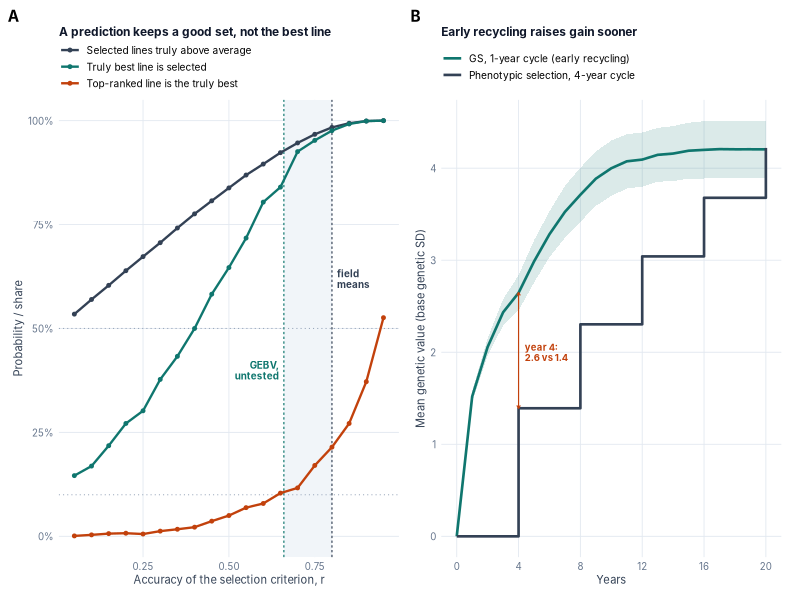
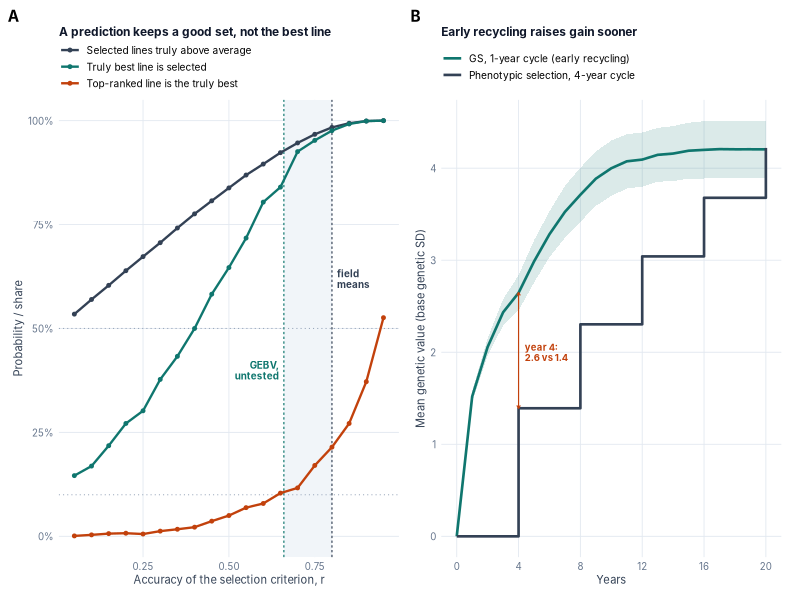

The R source for these figures, in order:
# ==================================================================
# Fig. 4 - what genomic selection delivers
# (A) selecting on an imperfect predictor keeps a good set, not the best line
#     (data from Fig4A_selection_curves.R -> Fig4A_selection_curves.csv)
# (B) genetic gain over 20 years: GS with early recycling vs phenotypic selection
#     (data from Fig4B_multicycle_GS_vs_PS.R -> Fig4B_multicycle_summary.csv)
# Packages: ggplot2, patchwork
# ==================================================================
library(ggplot2); library(patchwork)
dir.create("../figures", showWarnings = FALSE)
fam <- "Inter"
th <- theme_minimal(base_size = 8, base_family = fam) +
  theme(panel.grid.minor = element_blank(), panel.grid.major = element_line(colour = "#E2E8F0", linewidth = 0.3),
        axis.title = element_text(size = 8, colour = "#334155"), axis.text = element_text(size = 7, colour = "#64748B"),
        legend.position = "top", legend.justification = "left", legend.title = element_blank(),
        legend.text = element_text(size = 7.3), legend.key.width = unit(16, "pt"), legend.key.height = unit(8, "pt"),
        legend.margin = margin(0, 0, 0, 0), plot.margin = margin(14, 8, 4, 4),
        plot.title = element_text(face = "bold", size = 8.6, colour = "#0F172A"))

# ---- A: selection curves
a <- read.csv("Fig4A_selection_curves.csv")
a$what <- factor(a$what, levels = c("Selected lines truly above average", "Truly best line is selected",
                                    "Top-ranked line is the truly best"))
pA <- ggplot(a, aes(r, p, colour = what)) +
  annotate("rect", xmin = 0.66, xmax = 0.80, ymin = -Inf, ymax = Inf, fill = "#F1F5F9") +
  geom_vline(xintercept = 0.66, colour = "#0F766E", linetype = "22", linewidth = 0.4) +
  geom_vline(xintercept = 0.80, colour = "#334155", linetype = "22", linewidth = 0.4) +
  annotate("text", x = 0.645, y = 0.40, label = "GEBV,\nuntested", hjust = 1, size = 2.5, colour = "#0F766E",
           fontface = "bold", family = fam, lineheight = 0.9) +
  annotate("text", x = 0.815, y = 0.62, label = "field\nmeans", hjust = 0, size = 2.5, colour = "#334155",
           fontface = "bold", family = fam, lineheight = 0.9) +
  geom_hline(yintercept = c(0.5, 0.1), colour = "#94A3B8", linetype = "dotted", linewidth = 0.35) +
  geom_line(linewidth = 0.8) + geom_point(size = 1) +
  scale_colour_manual(values = c("#334155", "#0F766E", "#C2410C")) +
  scale_y_continuous(limits = c(0, 1), labels = scales::percent) +
  guides(colour = guide_legend(ncol = 1)) +
  labs(x = "Accuracy of the selection criterion, r", y = "Probability / share",
       title = "A prediction keeps a good set, not the best line") + th

# ---- B: gain, two schemes
d <- read.csv("Fig4B_multicycle_summary.csv")
b <- rbind(data.frame(year = d$year, y = d$GSretrain_gain, se = d$GSretrain_se, s = "GS, 1-year cycle (early recycling)"),
           data.frame(year = d$year, y = d$PS_gain, se = d$PS_se, s = "Phenotypic selection, 4-year cycle"))
b$s <- factor(b$s, levels = unique(b$s))
pB <- ggplot(b, aes(year, y, colour = s, fill = s)) +
  geom_ribbon(data = b[b$s != "Phenotypic selection, 4-year cycle", ],
              aes(ymin = y - 1.96 * se, ymax = y + 1.96 * se), alpha = 0.15, colour = NA) +
  geom_line(data = b[b$s != "Phenotypic selection, 4-year cycle", ], linewidth = 0.9) +
  geom_step(data = b[b$s == "Phenotypic selection, 4-year cycle", ], linewidth = 0.9) +
  annotate("segment", x = 4, xend = 4, y = 1.39, yend = 2.65, colour = "#C2410C", linewidth = 0.4,
           arrow = arrow(ends = "both", length = unit(2.5, "pt"))) +
  annotate("text", x = 4.4, y = 2.0, label = "year 4:\n2.6 vs 1.4", hjust = 0, size = 2.4, colour = "#C2410C",
           fontface = "bold", family = fam, lineheight = 0.9) +
  scale_colour_manual(values = c("#0F766E", "#334155")) + scale_fill_manual(values = c("#0F766E", "#334155"), guide = "none") +
  scale_x_continuous(breaks = seq(0, 20, 4)) +
  guides(colour = guide_legend(ncol = 1)) +
  labs(x = "Years", y = "Mean genetic value (base genetic SD)", title = "Early recycling raises gain sooner") + th

p <- (pA | pB) + plot_annotation(tag_levels = "A") &
  theme(plot.tag = element_text(face = "bold", size = 11, family = fam), plot.tag.position = c(0, 1.02))
ggsave("../figures/JXB_Fig4.pdf", p, width = 180, height = 82, units = "mm", device = cairo_pdf)
ggsave("../figures/JXB_Fig4.png", p, width = 180, height = 82, units = "mm", dpi = 600, type = "cairo")
